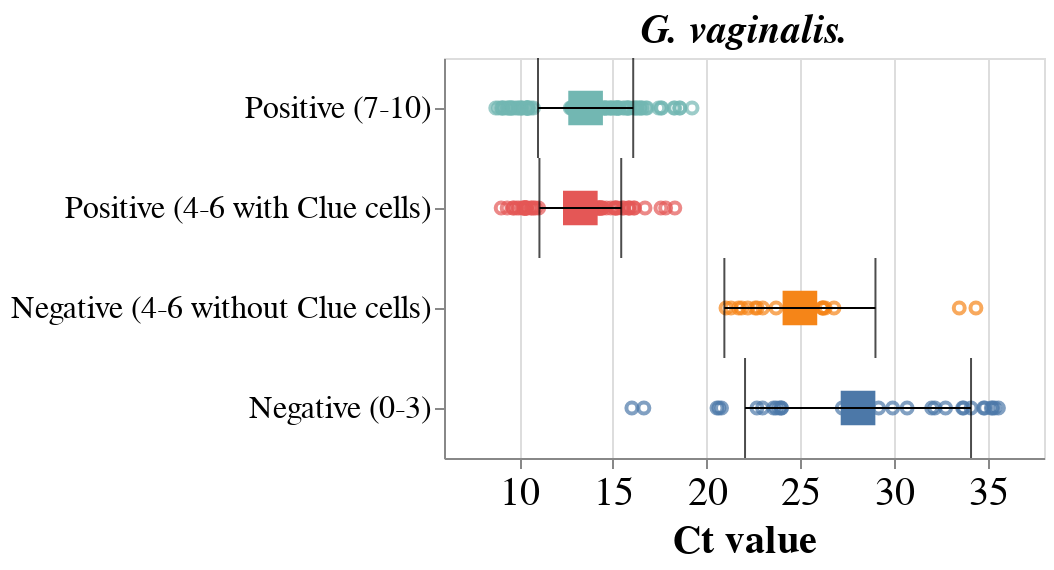

Notebook code cell kept with this figure:
### Code cell
lacto = dis_df[(dis_df['Gene'] == 'G. vaginalis') & (dis_df['Agreement2'] == 'Concordant')]
order=['Positive (7-10)','Positive (4-6 with Clue cells)','Negative (4-6 without Clue cells)','Negative (0-3)']

title=alt.TitleParams('G. vaginalis.', fontSize=20, fontStyle='Italic')
                                                
lacto_point_bv= alt.Chart(lacto, title=title).mark_point().encode(alt.X('CT:Q', title='Ct value', scale=alt.Scale(domain=[6,38]),axis=alt.Axis(labelAngle=0, labelFontSize=20, titleFontSize=20, grid=True,)),
                                                      alt.Y('BV_reviewed_score_sg:N' ,sort=order, axis=alt.Axis(labels=True,labelFontSize=16, titleFontSize=20, grid=False , labelLimit=900)), 
                                                    alt.Color('BV_reviewed_score_sg:N', legend=None))                                                 


lacto_mean_bv = alt.Chart(lacto).mark_square(size=300).encode(alt.X('mean(CT):Q', title='Ct value',  scale=alt.Scale(domain=[6,38]),axis=alt.Axis(labelAngle=45, labelFontSize=20, titleFontSize=20, grid=True,)),
                                                         alt.Y('BV_reviewed_score_sg:N' ,sort=order, axis=alt.Axis(labels=False,labelFontSize=16, titleFontSize=20, grid=False )),
                                                             alt.Color('BV_reviewed_score_sg:N', legend=None))

error_bars = alt.Chart(lacto).mark_errorbar(extent='stdev',ticks=True, color='black').encode(alt.X('CT:Q', title='Ct value',scale=alt.Scale(domain=[6,38]), axis=alt.Axis(labelAngle=45, labelFontSize=20, titleFontSize=20, grid=True,)),
                                                      alt.Y('BV_reviewed_score_sg:N', sort=order, title= None, axis=alt.Axis(labels=False,labelFontSize=16, titleFontSize=20, grid=False)))

lacto_chart =(lacto_point_bv+ lacto_mean_bv+error_bars ).properties(width=300, height=200).configure_axisY(titleX=-250)
lacto_chart

### Figure 1 — Vega-Lite specification as saved in the notebook (floating-point values rounded to 4 significant figures; data arrays with more than 128 entries replaced by an {"elided": "..."} marker saying what was removed)
{"$schema": "https://vega.github.io/schema/vega-lite/v4.17.0.json", "config": {"axisY": {"titleX": -250}, "view": {"continuousHeight": 300, "continuousWidth": 400}}, "data": {"name": "data-93c699d2e23975a7f869e671992b82ce"}, "datasets": {"data-93c699d2e23975a7f869e671992b82ce": {"elided": "327 records"}}, "height": 200, "layer": [{"encoding": {"color": {"field": "BV_reviewed_score_sg", "legend": null, "type": "nominal"}, "x": {"axis": {"grid": true, "labelAngle": 0, "labelFontSize": 20, "titleFontSize": 20}, "field": "CT", "scale": {"domain": [6, 38]}, "title": "Ct value", "type": "quantitative"}, "y": {"axis": {"grid": false, "labelFontSize": 16, "labelLimit": 900, "labels": true, "titleFontSize": 20}, "field": "BV_reviewed_score_sg", "sort": ["Positive (7-10)", "Positive (4-6 with Clue cells)", "Negative (4-6 without Clue cells)", "Negative (0-3)"], "type": "nominal"}}, "mark": "point", "title": {"fontSize": 20, "fontStyle": "Italic", "text": "G. vaginalis."}}, {"encoding": {"color": {"field": "BV_reviewed_score_sg", "legend": null, "type": "nominal"}, "x": {"aggregate": "mean", "axis": {"grid": true, "labelAngle": 45, "labelFontSize": 20, "titleFontSize": 20}, "field": "CT", "scale": {"domain": [6, 38]}, "title": "Ct value", "type": "quantitative"}, "y": {"axis": {"grid": false, "labelFontSize": 16, "labels": false, "titleFontSize": 20}, "field": "BV_reviewed_score_sg", "sort": ["Positive (7-10)", "Positive (4-6 with Clue cells)", "Negative (4-6 without Clue cells)", "Negative (0-3)"], "type": "nominal"}}, "mark": {"size": 300, "type": "square"}}, {"encoding": {"x": {"axis": {"grid": true, "labelAngle": 45, "labelFontSize": 20, "titleFontSize": 20}, "field": "CT", "scale": {"domain": [6, 38]}, "title": "Ct value", "type": "quantitative"}, "y": {"axis": {"grid": false, "labelFontSize": 16, "labels": false, "titleFontSize": 20}, "field": "BV_reviewed_score_sg", "sort": ["Positive (7-10)", "Positive (4-6 with Clue cells)", "Negative (4-6 without Clue cells)", "Negative (0-3)"], "title": null, "type": "nominal"}}, "mark": {"color": "black", "extent": "stdev", "ticks": true, "type": "errorbar"}}], "width": 300}
